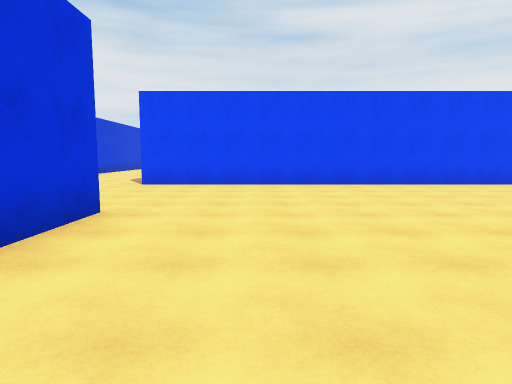
[1] (above)

18 first-person views from a walk through a 3-D level made in the Unity game engine. The camera is 1.5 m above the floor, tilts 6° down and sees 75° across. The floor is counted in squares, 2 m on a side. Each view is taken from the middle of a square. On the plan, view 1 faces up. The plan holds only what a view shows up to about 11 squares ahead; the rest is blank. The place goes on beyond the plan.

[2]
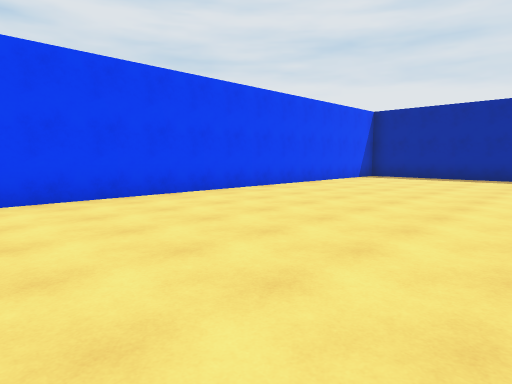

[3]
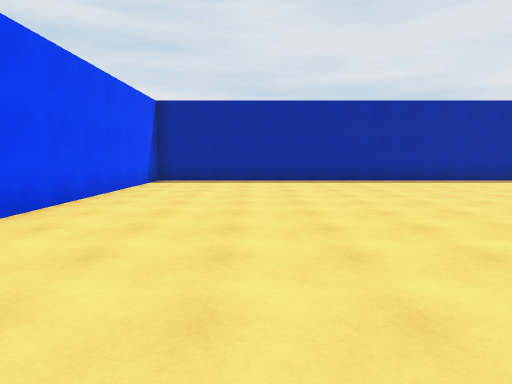

[4]
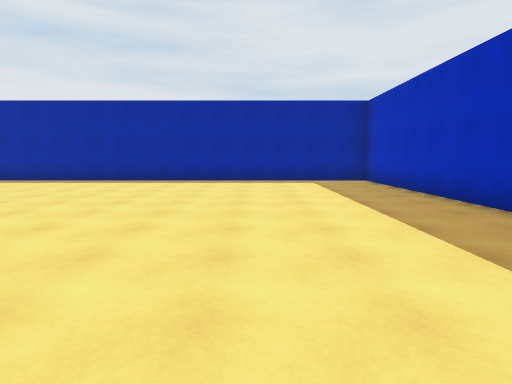

[5]
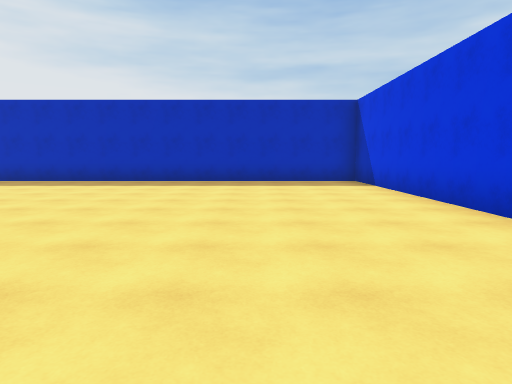

[6]
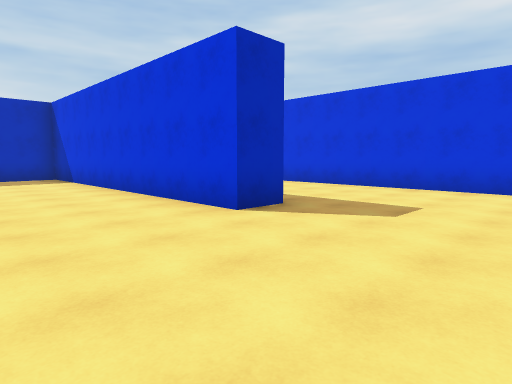

[7]
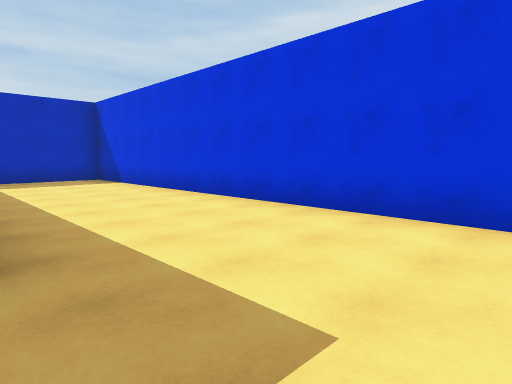

[8]
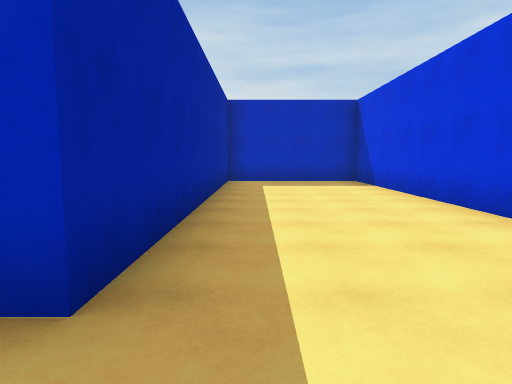

[9]
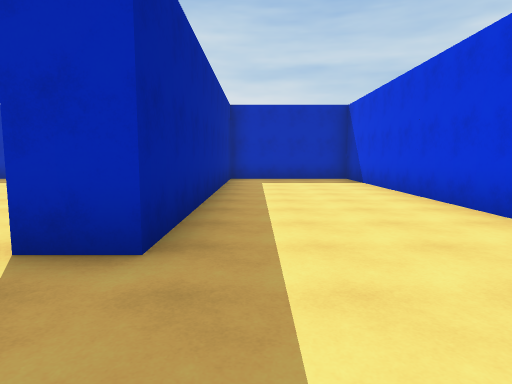

[10]
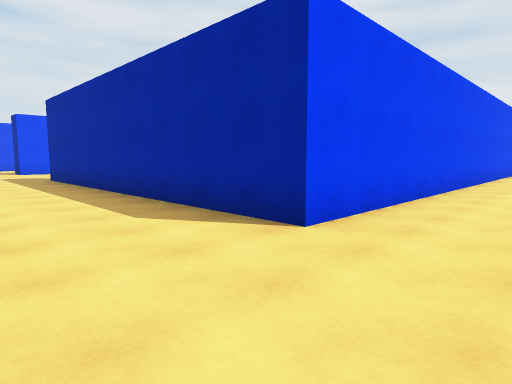

[11]
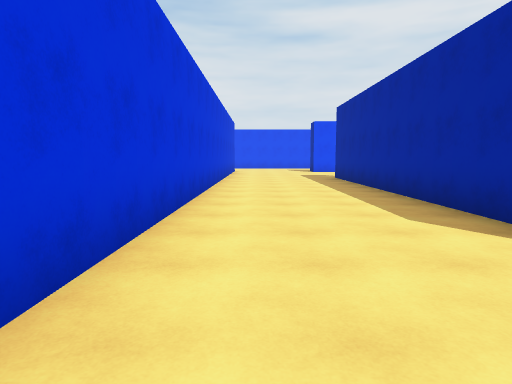

[12]
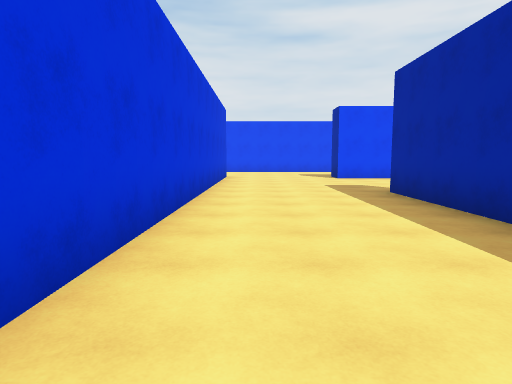

[13]
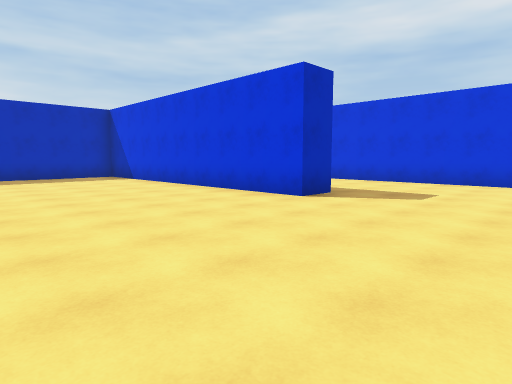

[14]
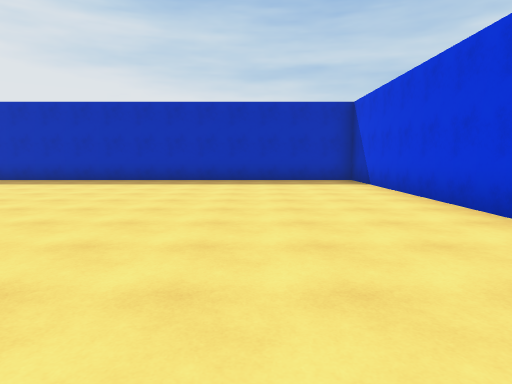

[15]
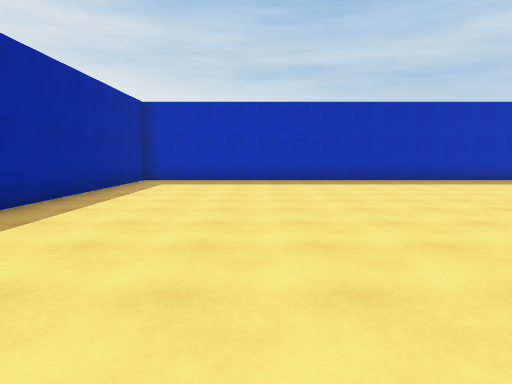

[16]
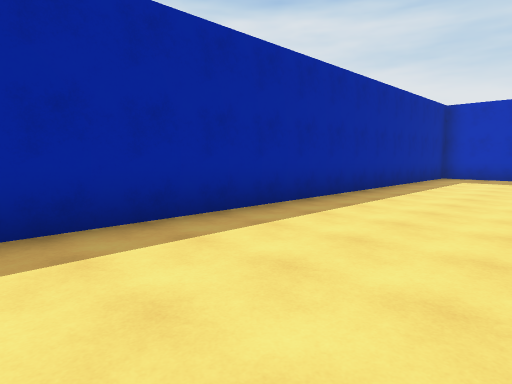

[17]
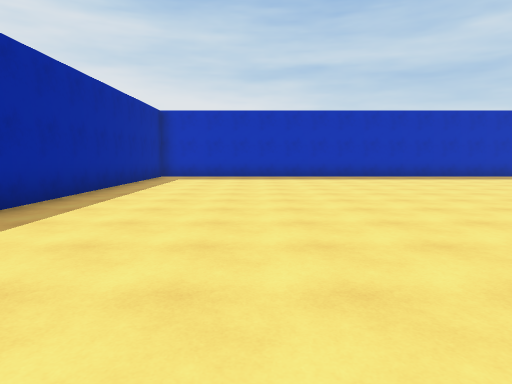

[18]
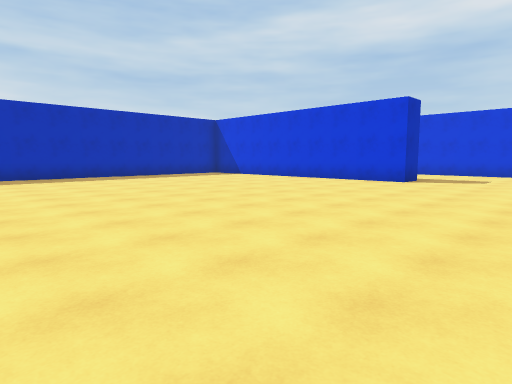

### Floor plan
Points are (right, up) in squares from view 1. A wall is a line through its corners. A room is listed if a view was taken in it or the views show most of it. See-through windows are left out.
Room 1 (views 1, 2, 3, 4, 5, 6, 7, 8, 9, 10, 11)
walls: (-3.1, -4.2) (-3.1, 4.5) (-2.1, 4.5) (-2.1, -4.5) (12.6, -4.5) (12.6, 9.1) (-3.1, 9.1); (-7.1, 7.5) (-7.1, -4.5) (-3.1, -4.5)
ways out: opening at (-5, 8.3) to room 2
Room 2 (views 12, 13, 14, 15, 16, 17, 18)
walls: (-3.1, 9.1) (-3.1, 19.1) (-2.1, 19.1) (-2.1, 10.1) (12.6, 10.1) (12.6, 22.6); (-7.1, 22.9) (-7.1, 7.5)
ways out: opening at (-5, 8.3) to room 1

Positions as (right, up) in squares from view 1, and headings:
1: (0, 0), facing up
2: (0, 3), facing up-right
3: (2, 6), facing right
4: (2, -1), facing right
5: (1, 6), facing down
6: (1, 8), facing down-left
7: (-3, 7), facing down-left
8: (-4, 6), facing down
9: (-4, 7), facing down
10: (-6, 7), facing up-right
11: (-6, 7), facing up
12: (-6, 12), facing up
13: (3, 23), facing down-left
14: (1, 21), facing down
15: (9, 21), facing down
16: (9, 23), facing down-right
17: (9, 23), facing down
18: (8, 23), facing down-left
